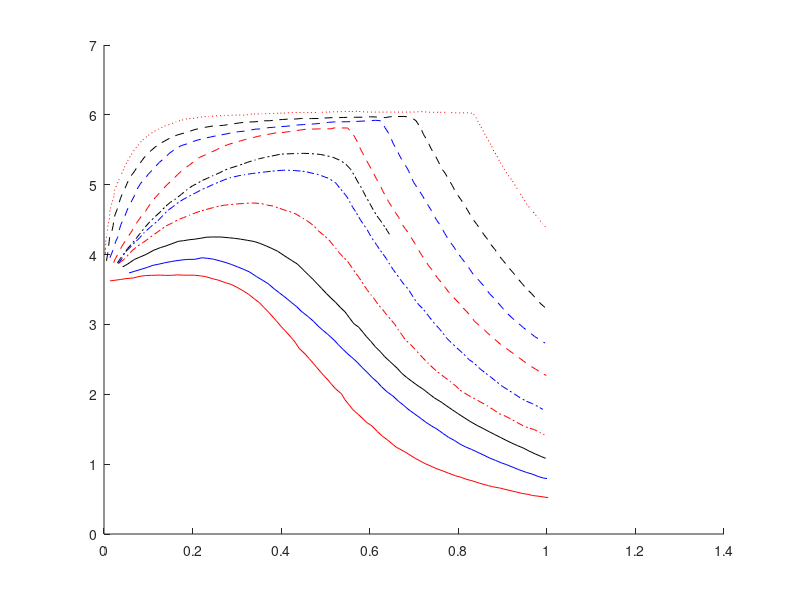

Reproduce this figure in MATLAB.
clear all
close all
clc

% R_t = 0.75
fid = fopen('R_t_0.75.txt');
vals_1 = fscanf(fid, '%f %f ',[2 Inf]);
catchpole_1 = transpose(vals_1);
fclose(fid);

% R_t = 1.00
fid = fopen('R_t_1.00.txt');
vals_2 = fscanf(fid, '%f %f ',[2 Inf]);
catchpole_2 = transpose(vals_2);
fclose(fid);

% R_t = 1.25
fid = fopen('R_t_1.25.txt');
vals_3 = fscanf(fid, '%f %f ',[2 Inf]);
catchpole_3 = transpose(vals_3);
fclose(fid);

% R_t = 1.50
fid = fopen('R_t_1.50.txt');
vals_4 = fscanf(fid, '%f %f ',[2 Inf]);
catchpole_4 = transpose(vals_4);
fclose(fid);

% R_t = 1.75
fid = fopen('R_t_1.75.txt');
vals_5 = fscanf(fid, '%f %f ',[2 Inf]);
catchpole_5 = transpose(vals_5);
fclose(fid);

% R_t = 1.875
fid = fopen('R_t_1.875.txt');
vals_6 = fscanf(fid, '%f %f ',[2 Inf]);
catchpole_6 = transpose(vals_6);
fclose(fid);

% R_t = 2.00
fid = fopen('R_t_2.00.txt');
vals_7 = fscanf(fid, '%f %f ',[2 Inf]);
catchpole_7 = transpose(vals_7);
fclose(fid);

% R_t = 2.25
fid = fopen('R_t_2.25.txt');
vals_8 = fscanf(fid, '%f %f ',[2 Inf]);
catchpole_8 = transpose(vals_8);
fclose(fid);

% R_t = 2.50
fid = fopen('R_t_2.50.txt');
vals_9 = fscanf(fid, '%f %f ',[2 Inf]);
catchpole_9 = transpose(vals_9);
fclose(fid);

% R_t = 3.00
fid = fopen('R_t_3.00.txt');
vals_10 = fscanf(fid, '%f %f ',[2 Inf]);
catchpole_10 = transpose(vals_10);
fclose(fid);

figure
hold on
plot(catchpole_1(:,1),catchpole_1(:,2),'r-')
plot(catchpole_2(:,1),catchpole_2(:,2),'b-')
plot(catchpole_3(:,1),catchpole_3(:,2),'k-')
plot(catchpole_4(:,1),catchpole_4(:,2),'r-.')
plot(catchpole_5(:,1),catchpole_5(:,2),'b-.')
plot(catchpole_6(:,1),catchpole_6(:,2),'k-.')
plot(catchpole_7(:,1),catchpole_7(:,2),'r--')
plot(catchpole_8(:,1),catchpole_8(:,2),'b--')
plot(catchpole_9(:,1),catchpole_9(:,2),'k--')
plot(catchpole_10(:,1),catchpole_10(:,2),'r:')
